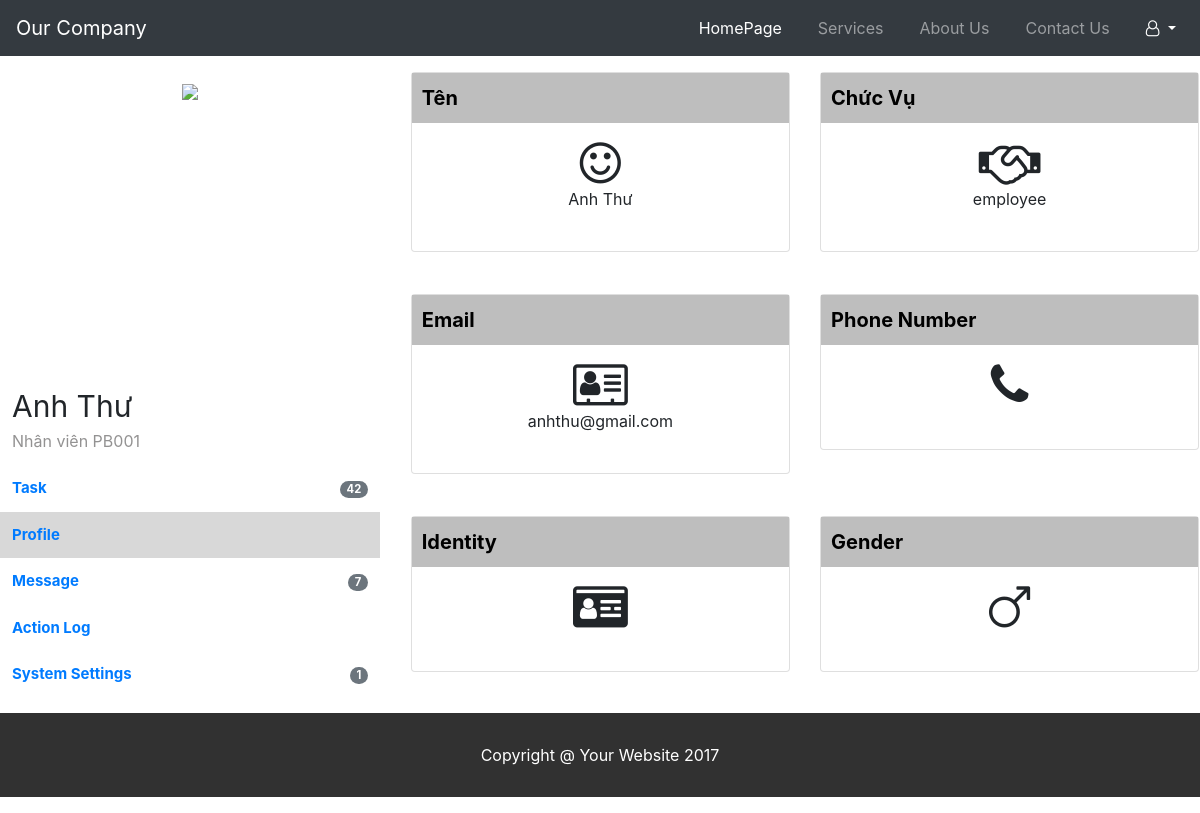
/nhanvien/hosonhanvien.php (signed in), run on the app's committed database.
### tables this page shows
CREATE TABLE `employee` (
  `idnv` varchar(50) NOT NULL,
  `name` varchar(255) NOT NULL,
  `username` varchar(255) DEFAULT NULL,
  `position` varchar(255) DEFAULT NULL,
  `department` varchar(255) DEFAULT NULL,
  `id_department` varchar(50) DEFAULT NULL,
  `email` varchar(255) DEFAULT NULL,
  `phone` varchar(255) DEFAULT NULL,
  `indentity` varchar(255) DEFAULT NULL,
  `gender` varchar(255) DEFAULT NULL,
  `image` varchar(255) DEFAULT NULL,
  `password` varchar(255) DEFAULT NULL,
  `role` varchar(50) DEFAULT NULL
);

### db.php (called while the page is built, shortened)
<?php
    function open_database() {
        $conn = new mysqli(HOST, USER, PASSWORD, DB);
        return $conn;
    }
	function get_employee_by_tentk($tentk){
        $conn = open_database();
		$sql = "SELECT * FROM employee WHERE username = ?";
		$stm = $conn->prepare($sql);
        $stm->bind_param('s', $tentk);
        if (!$stm->execute()){
            return array('code' => 1, 'message' => 'Không thể thực thi câu lệnh sql');
        }
		$result = $stm->get_result();
        $data = array();
        while($row = $result->fetch_assoc())
		{
            $data[] = $row;
        }
        return array('code'=>0, 'data'=>$data);
    }
?>

### nhanvien/hosonhanvien.php (the view, shortened to what this page needs)
<?php
	require_once('../db.php');
	$tentk = $_SESSION['user'];
?>
<!DOCTYPE html>
<html lang="en">
<head>
	<link rel="stylesheet" href="https://maxcdn.bootstrapcdn.com/bootstrap/4.5.2/css/bootstrap.min.css">
	<link rel="stylesheet" href="https://cdnjs.cloudflare.com/ajax/libs/font-awesome/4.7.0/css/font-awesome.min.css">
</head>
<body>
    <nav class="navbar navbar-expand-md bg-dark navbar-dark">
		<a class="navbar-brand" href="#">Our Company</a>
		<div class="collapse navbar-collapse" id="collapsibleNavbar">
			<ul class="navbar-nav ml-auto">
				<li class="nav-item">
					<a class="nav-link" href="#" style="color: white;">HomePage</a>
				</li>
				<li class="nav-item">
					<a class="nav-link" href="#">Services</a>
				</li>
				<li class="nav-item">
					<a class="nav-link" href="#">About Us</a>
				</li>
				<li class="nav-item">
					<a class="nav-link" href="#">Contact Us</a>
				</li>
				<li class="nav-item" style = "cursor: pointer;">
					<div class="dropdown">
						<a class="dropdown-toggle nav-link" id="dropdownMenuButton" data-toggle="dropdown" data-display="static" aria-haspopup="true" aria-expanded="false" style="color: white;">
							<span><i class="fa fa-user-o" aria-hidden="true"></i></span>
						</a>
					</div>
				</li>
			</ul>
		</div>
    </nav>
<?php
	$result = get_employee_by_tentk($tentk);
	$data = $result['data'];
	foreach ($data as $item){
		$name = $item['name'];
		$position = $item['position'];
		$id_department = $item['id_department'];
		$email = $item['email'];
		$image = $item['image'];
	}
?>
		<div class="row">
			<div class="col-lg-4 col-md-12 left mt-3">
				<table cellpadding="10" cellspacing="10" class="table table-borderless" style="margin: auto;">
					<tbody>
						<tr>
							<td colspan="4">
								<div class="image-top">
									<img src="../images/<?=$image?>">
								</div>
								<div class="content-top">
									<p><?=$name?></p>
								</div>
								<div class="cv-top">
									<p>Nhân viên <?=$id_department?></p>
								</div>
							</td>
						</tr>
						<tr class="control" style="text-align: left; font-weight: bold; font-size: 15px">
							<td colspan="3">
								<a href="tacvunhanvien.php">Task</a>
							</td>
							<td class="text-right">
								<a href="">
									<span class="badge badge-pill badge-secondary">42</span>
								</a>
							</td>
						</tr>
						<tr class="control" style="text-align: left; font-weight: bold; font-size: 15px; background-color: #D8D8D8">
							<td colspan="4">
								<a href="hosonhanvien.php">Profile</a>
							</td>
						</tr>
						<tr class="control" style="text-align: left; font-weight: bold; font-size: 15px">
							<td colspan="3">
								<a href="tinnhannhanvien.php">Message</a>
							</td>
							<td class="text-right">
								<a href="">
									<span class="badge badge-pill badge-secondary">7</span>
								</a>
							</td>
						</tr>
						<tr class="control" style="text-align: left; font-weight: bold; font-size: 15px;">
							<td colspan="4">
								<a href="hoatdongnhanvien.php">Action Log</a>
							</td>
						</tr>
						<tr class="control" style="text-align: left; font-weight: bold; font-size: 15px">
							<td colspan="3">
								<a href="caidatnhanvien.php">System Settings</a>
							</td>
							<td class="text-right">
								<a href="">
									<span class="badge badge-pill badge-secondary">1</span>
								</a>
							</td>
						</tr>
					</tbody>
				</table>
			</div>
			<div class="col-lg-8 card-info">
				<div class="row">
					<div class="col-lg-6 col-md-6 col-sm-6 mt-3">
						<div class="card card-block">
							<div class="second-item">
								<p>Tên</p>
							</div>
							<div class="mt-3 image-body">
								<i class="fa fa-smile-o" style="font-size:48px"></i>
							</div>
							<div class="content-body">
								<p><?=$name?></p>
							</div>
							<div class="card-body">
							</div>
						</div>
					</div>
					<div class="col-lg-6 col-md-6 col-sm-6 mt-3">
						<div class="card card-block">
							<div class="second-item">
								<p>Chức Vụ</p>
							</div>
							<div class="mt-3 image-body">
								<i class="fa fa-handshake-o" style="font-size:48px"></i>
							</div>
							<div class="content-body">
								<p><?=$position?></p>
							</div>
							<div class="card-body">
							</div>
						</div>
					</div>
					<div class="col-lg-6 col-md-6 col-sm-6 mt-3">
						<div class="card card-block">
							<div class="second-item">
								<p>Email</p>
							</div>
							<div class="mt-3 image-body">
								<i class="fa fa-address-card-o" style="font-size:48px"></i>
							</div>
							<div class="content-body">
								<p><?=$email?></p>
							</div>
							<div class="card-body">
							</div>
						</div>
					</div>
					<div class="col-lg-6 col-md-6 col-sm-6 mt-3">
						<div class="card card-block">
							<div class="second-item">
								<p>Phone Number</p>
							</div>
							<div class="mt-3 image-body">
								<i class="fa fa-phone" style="font-size:48px"></i>
							</div>
							<div class="card-body">
							</div>
						</div>
					</div>
					<div class="col-lg-6 col-md-6 col-sm-6 mt-3">
						<div class="card card-block">
							<div class="second-item">
								<p>Identity</p>
							</div>
							<div class="mt-3 image-body">
								<i class="fa fa-id-card" style="font-size:48px"></i>
							</div>
							<div class="card-body">
							</div>
						</div>
					</div>
					<div class="col-lg-6 col-md-6 col-sm-6 mt-3">
						<div class="card card-block">
							<div class="second-item">
								<p>Gender</p>
							</div>
							<div class="mt-3 image-body">
								<i class="fa fa-mars" style="font-size:48px"></i>
							</div>
							<div class="card-body">
							</div>
						</div>
					</div>
				</div>
			</div>
		</div>
    <p class="footer-text">Copyright @ Your Website 2017</p>
</body>
</html>

### nhanvien/hosonhanvien.php (style rules this page uses)
* { box-sizing: border-box; }
.footer-text { background-color: rgba(0, 0, 0, 0.808); color: white; text-align: center; padding: 30px; margin-top: 15px; }
.second-item { background-color: #bebebe; height: 50px; }
.second-item p { color: black; font-weight: bold; margin-left: 10px; margin-top: 10px; font-size: 20px; }
.card-body { display: flex; justify-content: right; }
.nav-item { margin-left: 20px; }
.card-info { display: flex; justify-content: center; background-color: white; }
.card-block { margin-left: 0px; }
.content-body { display: flex; justify-content: center; align-items: center; }
.content-body p { margin-bottom: 0; }
.image-body { display: flex; justify-content: center; }
.content-top { display: flex; justify-content: left; align-items: left; font-size: 30px; }
.content-top p { margin-bottom: 0; }
.image-top { display: flex; justify-content: center; height: 300px; }
.cv-top { display: flex; justify-content: left; color:rgba(143, 142, 142, 0.959) }
table { min-width: 100%; background-color: white; color: black; }
td p { margin-bottom: 0; }

### data on the page
employee: name "Anh Thư", id_department "PB001", position "employee", email "anhthu@gmail.com"
